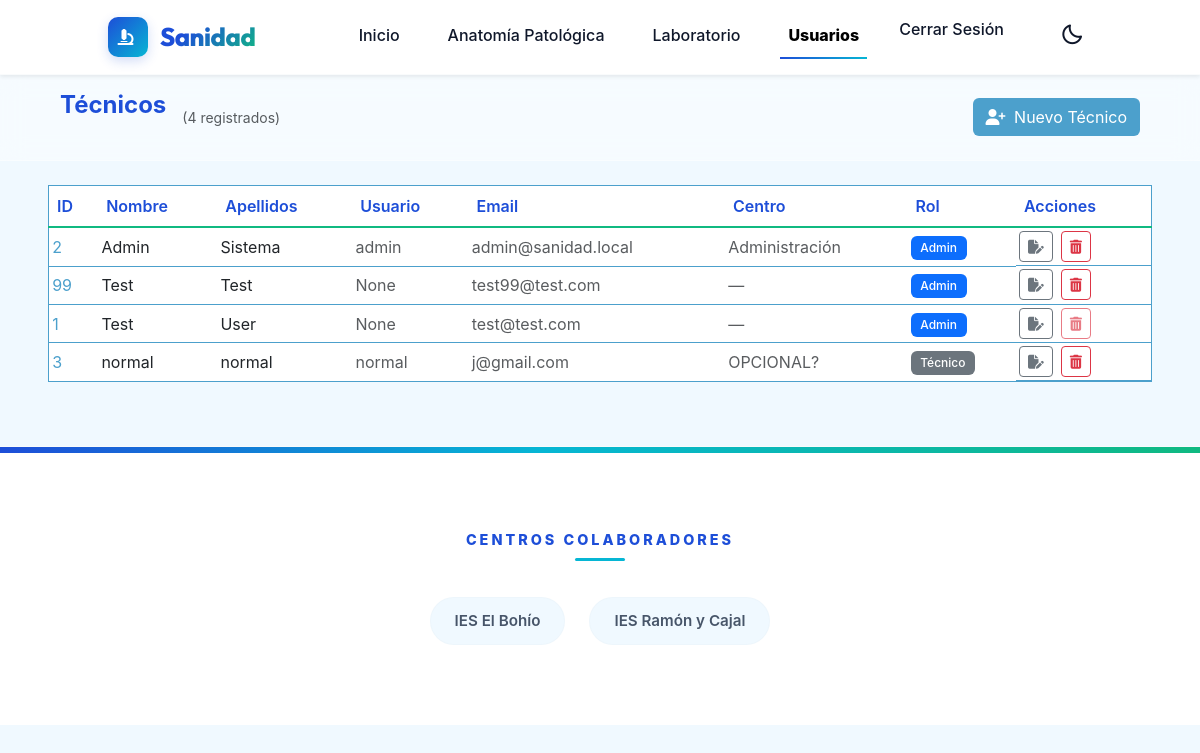
The page /usuarios/ (signed in) on the database its author committed.
### api/models.py (models this page shows)
class Tecnico(AbstractBaseUser, PermissionsMixin):
    id_tecnico = models.AutoField(primary_key=True, db_column='id')
    nombre = models.CharField(max_length=255, db_column='first_name')
    apellidos = models.CharField(max_length=255, db_column='last_name')
    username = models.CharField(max_length=150, unique=True, null=True, blank=True)
    email = models.EmailField(max_length=255, unique=True)
    centro = models.CharField(max_length=255, null=True, blank=True)
    is_active = models.BooleanField(default=True)
    is_staff = models.BooleanField(default=False)
    objects = TecnicoManager()
    USERNAME_FIELD = 'id_tecnico'
    REQUIRED_FIELDS = ['nombre', 'apellidos']
    class Meta:
        db_table = 'tecnicos'

### web/views.py (the view)
# urls.py: path('usuarios/',                          views.usuario_list,   name='usuarios'),
@never_cache
@login_required
def usuario_list(request):
    tecnicos = Tecnico.objects.order_by('nombre', 'apellidos')
    form = TecnicoForm()
    return render(request, 'web/usuarios.html', {'tecnicos': tecnicos, 'form': form})

### web/templates/web/usuarios.html (shortened to what this page needs)
{% load static %}
<!DOCTYPE html>
<html lang="es">
<head>
    <link href="https://cdn.jsdelivr.net/npm/bootstrap@5.3.0-alpha3/dist/css/bootstrap.min.css" rel="stylesheet"
>
    <link rel="stylesheet" href="https://cdn.jsdelivr.net/npm/bootstrap-icons@1.10.4/font/bootstrap-icons.css">
    <link href="https://unpkg.com/boxicons@2.1.4/css/boxicons.min.css" rel="stylesheet">
    <link rel="stylesheet" href="https://cdnjs.cloudflare.com/ajax/libs/font-awesome/6.4.0/css/all.min.css">
    <link rel="stylesheet" href="{% static 'css/header.css' %}">
    <link rel="stylesheet" href="{% static 'css/footer.css' %}">
    <link rel="stylesheet" href="{% static 'css/index.css' %}">
    <link rel="stylesheet" href="{% static 'css/cassettes.css' %}">
    <link rel="stylesheet" href="{% static 'css/usuarios.css' %}">
</head>
<body id="body">
    <nav class="nav navbar navbar-expand-lg shadow-sm sticky-top">
        <div class="container-fluid d-flex align-items-center justify-content-between px-lg-5">
            <a class="navbar-brand nav__logo-container" href="/">
                <div class="logo-box">
                    <i class="fa-solid fa-microscope" style="font-size: 1rem; margin-left: -5px;"></i>
                </div>
                <span class="nav__title">Sanidad</span>
            </a>
            <div class="collapse navbar-collapse" id="navbarNav">
                <ul class="navbar-nav ms-auto nav__list">
                    <li class="nav-item nav__item">
                        <a class="nav-link nav__link" href="/">Inicio</a>
                    </li>
                    <li class="nav-item nav__item">
                        <a class="nav-link nav__link" href="/anatomia.html">Anatomía&nbsp;Patológica</a>
                    </li>
                    <li class="nav-item nav__item">
                        <a class="nav-link nav__link" href="/laboratorio.html">Laboratorio</a>
                    </li>
                    {% if request.user.is_staff %}
                    <li class="nav-item nav__item">
                        <a class="nav-link nav__link active" href="{% url 'usuarios' %}">Usuarios</a>
                    </li>
                    {% endif %}
                    <li class="nav-item nav__item">
                        <form method="post" action="{% url 'logout' %}" style="display:inline">
                            <button type="submit" class="nav-link nav__link btn btn-link p-0 border-0 bg-transparent">
                                Cerrar Sesión
                            </button>
                        </form>
                    </li>
                    <li class="nav-item nav__item d-flex align-items-center">
                        <a href="#" id="darkModeToggle" class="nav-link nav__link ms-lg-3" aria-label="Toggle Dark Mode">
                            <i class='bx bx-moon fs-4'></i>
                        </a>
                    </li>
                </ul>
            </div>
        </div>
    </nav>
    <header class="barra_org container-fluid px-5">
        <div class="container-fluid caja_org px-0">
            <div class="row align-items-center w-100 m-0">
                <div class="col d-flex align-items-center gap-3 flex-wrap">
                    <h1 class="cassette__title m-0">Técnicos</h1>
                    <span class="text-muted small">({{ tecnicos|length }} registrados)</span>
                </div>
                {% if request.user.is_staff %}
                <div class="col-auto">
                    <button id="btnNuevoTecnico" class="btn btn__modal blue__color">
                        <i class="fa-solid fa-user-plus me-1"></i> Nuevo Técnico
                    </button>
                </div>
                {% endif %}
            </div>
        </div>
    </header>
    <main class="container-fluid px-5 pt-4">
        <div class="table-responsive">
            <table class="table table-hover align-middle">
                <thead>
                    <tr>
                        <th>ID</th>
                        <th>Nombre</th>
                        <th>Apellidos</th>
                        <th>Usuario</th>
                        <th>Email</th>
                        <th>Centro</th>
                        <th>Rol</th>
                        {% if request.user.is_staff %}<th>Acciones</th>{% endif %}
                    </tr>
                </thead>
                <tbody>
                    {% for t in tecnicos %}
                    <tr>
                        <td class="blue__color">{{ t.pk }}</td>
                        <td>{{ t.nombre }}</td>
                        <td>{{ t.apellidos }}</td>
                        <td class="text-muted">{{ t.username }}</td>
                        <td class="text-muted">{{ t.email }}</td>
                        <td class="text-muted">{{ t.centro|default:"—" }}</td>
                        <td>
                            {% if t.is_staff %}
                            <span class="badge bg-primary">Admin</span>
                            {% else %}
                            <span class="badge bg-secondary">Técnico</span>
                            {% endif %}
                        </td>
                        {% if request.user.is_staff %}
                        <td class="d-flex gap-2">
                            <button class="btn btn-sm btn-outline-secondary btn-editar-tecnico"
                                data-pk="{{ t.pk }}"
                                data-username="{{ t.username }}"
                                data-nombre="{{ t.nombre }}"
                                data-apellidos="{{ t.apellidos }}"
                                data-email="{{ t.email }}"
                                data-centro="{{ t.centro|default:'' }}"
                                data-is-staff="{{ t.is_staff|yesno:'true,false' }}">
                                <i class="fa-solid fa-file-pen"></i>
                            </button>
                            <button class="btn btn-sm btn-outline-danger"
                                data-bs-toggle="modal" data-bs-target="#eliminarTecnicoModal"
                                data-pk="{{ t.pk }}"
                                data-nombre="{{ t.nombre }} {{ t.apellidos }}"
                                {% if t.pk == request.user.pk %}disabled title="No puedes eliminarte a ti mismo"{% endif %}>
                                <i class="fa-solid fa-trash-can"></i>
                            </button>
                        </td>
                        {% endif %}
                    </tr>
                    {% empty %}
                    <tr><td colspan="8" class="text-center text-muted py-4">No hay técnicos registrados.</td></tr>
                    {% endfor %}
                </tbody>
            </table>
        </div>
    </main>
    <footer class="footer mt-5">
        <div class="footer-container">
            <div class="footer__box footer__menu text-center">
                <h3 class="footer__title">Centros Colaboradores</h3>
                <section class="links d-flex justify-content-center flex-wrap gap-4">
                    <a href="https://www.iesbohio.es/web/" target="_blank" class="column__link">IES El Bohío</a>
                    <a href="https://www.iesryc.org/" target="_blank" class="column__link">IES Ramón y Cajal</a>
                </section>
            </div>
        </div>
    </footer>
</body>
</html>

### css/header.css (style rules this page uses)
.nav__logo-container { display: flex; align-items: center; text-decoration: none; gap: 0.75rem; transition: all 0.3s ease; }
.logo-box { width: 40px; height: 40px; background: linear-gradient(135deg, var(--title-color), var(--accent-color)); border-radius: 10px; display: flex; align-items: center; justify-content: center; color: white; font-size: 1.4rem; box-shadow: 0 4px 12px rgba(29, 78, 216, 0.2); transition: all 0.4s cubic-bezier(0.175, 0.885, 0.32, 1.275); }
.nav__title { font-family: 'Outfit', sans-serif !important; font-size: 1.6rem !important; font-weight: 800 !important; letter-spacing: -0.02em !important; margin: 0 !important; background: linear-gradient(135deg, var(--title-color) 30%, var(--accent-secondary) 100%); -webkit-background-clip: text; -webkit-text-fill-color: transparent; background-clip: text; transition: all 0.3s ease; }
.nav { position: sticky; top: 0; background: var(--card-bg); box-shadow: 0 4px 6px -1px rgba(0, 0, 0, 0.05); padding: 0.75rem 5%; z-index: 1000; border-bottom: 1px solid rgba(226, 232, 240, 0.2); display: flex; align-items: center; justify-content: space-between; flex-wrap: wrap; transition: background-color 0.3s ease; }
.nav__list { display: flex; margin: 0; padding: 0; gap: 2rem; }
.nav__item { list-style-type: none; }
.nav__link { display: inline-block; font-size: 1rem; font-weight: 500; text-transform: capitalize; color: var(--text-main); text-decoration: none; transition: color 0.3s ease; position: relative; padding: 0.5rem 0; }
.nav__link::after { content: ''; position: absolute; width: 0; height: 2px; bottom: -4px; left: 0; background: linear-gradient(90deg, var(--title-color), var(--accent-color)); transition: width 0.3s ease; }
.nav__link:hover::after, .nav__link.active::after { width: 100%; }
.nav__link.active { color: var(--title-color); font-weight: 800 !important; }

### css/footer.css (style rules this page uses)
.footer { position: relative; padding: 5rem 0 4rem; background: var(--card-bg); border-top: 1px solid rgba(226, 232, 240, 0.2); overflow: hidden; transition: background-color 0.3s ease; }
.footer::before { content: ''; position: absolute; top: 0; left: 0; right: 0; height: 6px; background: linear-gradient(90deg, var(--title-color) 0%, var(--accent-color) 45%, var(--accent-secondary) 100%); }
.footer-container { max-width: 1200px; margin: 0 auto; padding: 0 2rem; display: flex; flex-direction: column; align-items: center; }
.footer__box { text-align: center; width: 100%; }
.footer__title { color: var(--title-color); font-size: 0.9rem; font-weight: 800; text-transform: uppercase; letter-spacing: 3px; margin-bottom: 3rem; position: relative; display: inline-block; }
.footer__title::after { content: ''; position: absolute; bottom: -12px; left: 50%; transform: translateX(-50%); width: 50px; height: 3px; background: var(--accent-color); border-radius: 10px; }
.links { display: flex; justify-content: center; flex-wrap: wrap; gap: 1.5rem; margin-bottom: 1rem; }
.column__link { text-decoration: none; color: var(--text-muted); font-size: 0.95rem; font-weight: 600; padding: 0.75rem 1.5rem; border-radius: 50px; background: var(--bg-light); border: 1px solid rgba(226, 232, 240, 0.2); transition: all 0.3s cubic-bezier(0.4, 0, 0.2, 1); display: inline-flex; align-items: center; }

### css/index.css (style rules this page uses)
:root { --title-color: #1D4ED8; --accent-color: #06B6D4; --accent-secondary: #10B981; --bg-light: #F0F9FF; --bg-light-rgb: 240, 249, 255; --text-main: #0F172A; --text-muted: #475569; --card-bg: #FFFFFF; --card-bg-rgb: 255, 255, 255; }
* { box-sizing: border-box; font-family: "Inter", "Nunito", sans-serif; }
html { scroll-behavior: smooth; scroll-padding-top: 70px; }
body { margin: 0; background-color: var(--bg-light); color: var(--text-main); transition: background-color 0.3s ease, color 0.3s ease; }
body { margin: 0; }

### css/usuarios.css (style rules this page uses)
.table { color: var(--text-color); vertical-align: middle; }
.table th { color: var(--title-color); font-weight: 600; border-bottom: 2px solid var(--accent-secondary); }
.table td { padding: 1rem 0.5rem; }
.badge { font-weight: 500; padding: 0.5em 0.8em; border-radius: 6px; }

### web/templates/web/usuarios.html (style rules this page uses)
body { display: block !important; }

### rows shown on the page
Tecnico: pk "2", nombre "Admin", apellidos "Sistema", username "admin", email "admin@sanidad.local", centro "Administración", is_staff "Admin"
Tecnico: pk "99", nombre "Test", apellidos "Test", username "None", email "test99@test.com", centro "—", is_staff "Admin"
Tecnico: pk "1", nombre "Test", apellidos "User", username "None", email "test@test.com", centro "—", is_staff "Admin"
Tecnico: pk "3", nombre "normal", apellidos "normal", username "normal", email "j@gmail.com", centro "OPCIONAL?", is_staff "Técnico"

### other values the page prints
{{ tecnicos|length }} "4"
